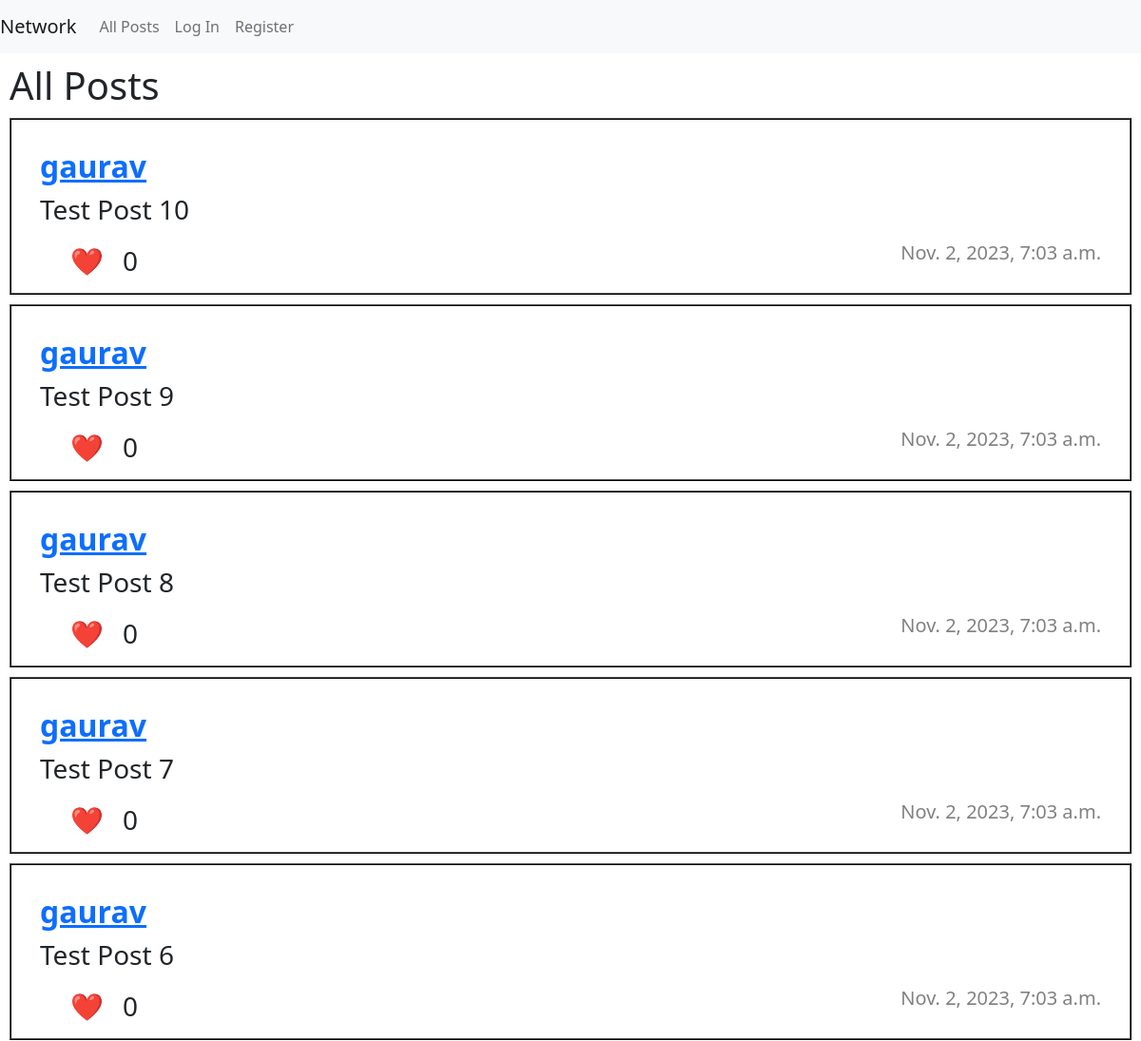
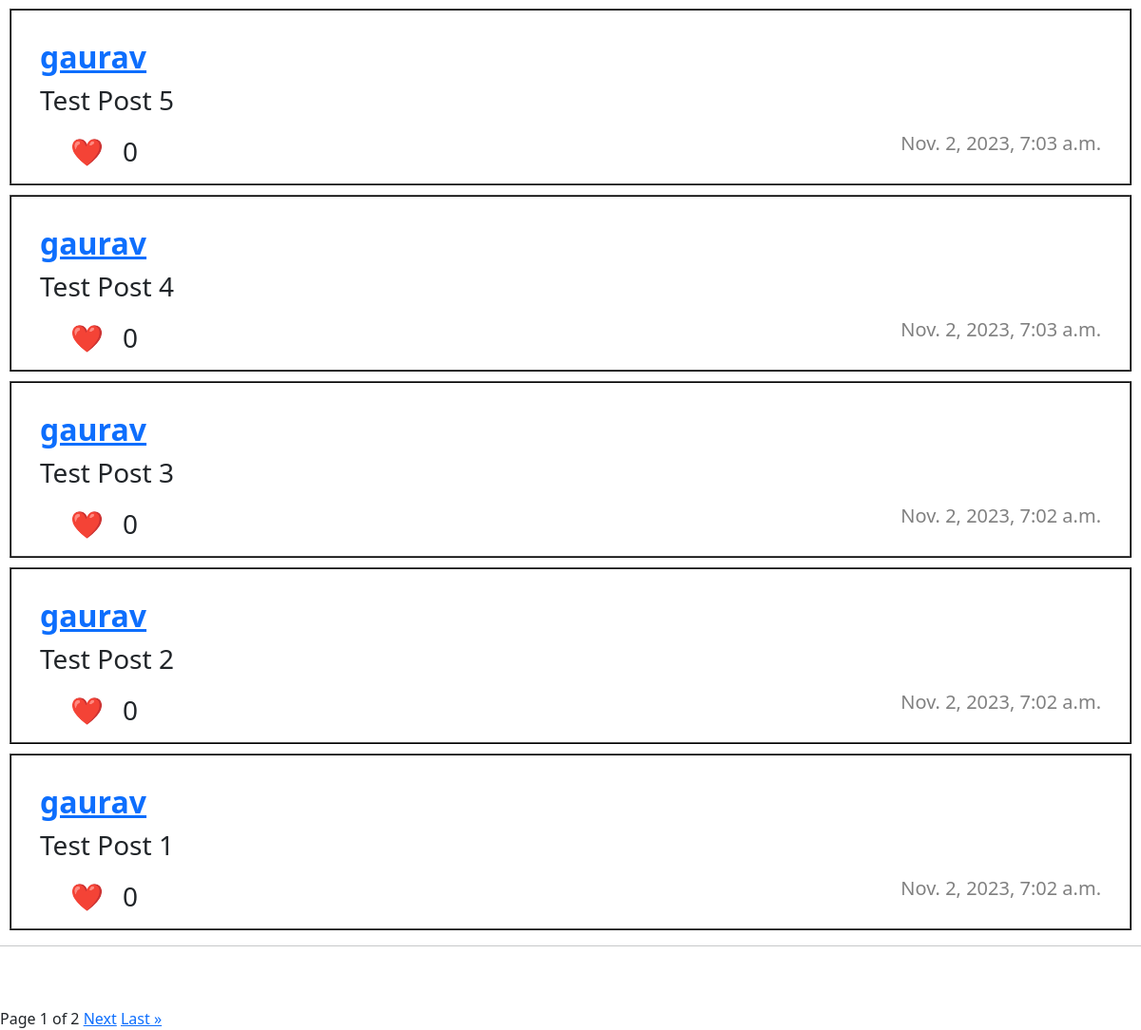
/, run on an earlier commit of the app's database (2 pictures, top to bottom).
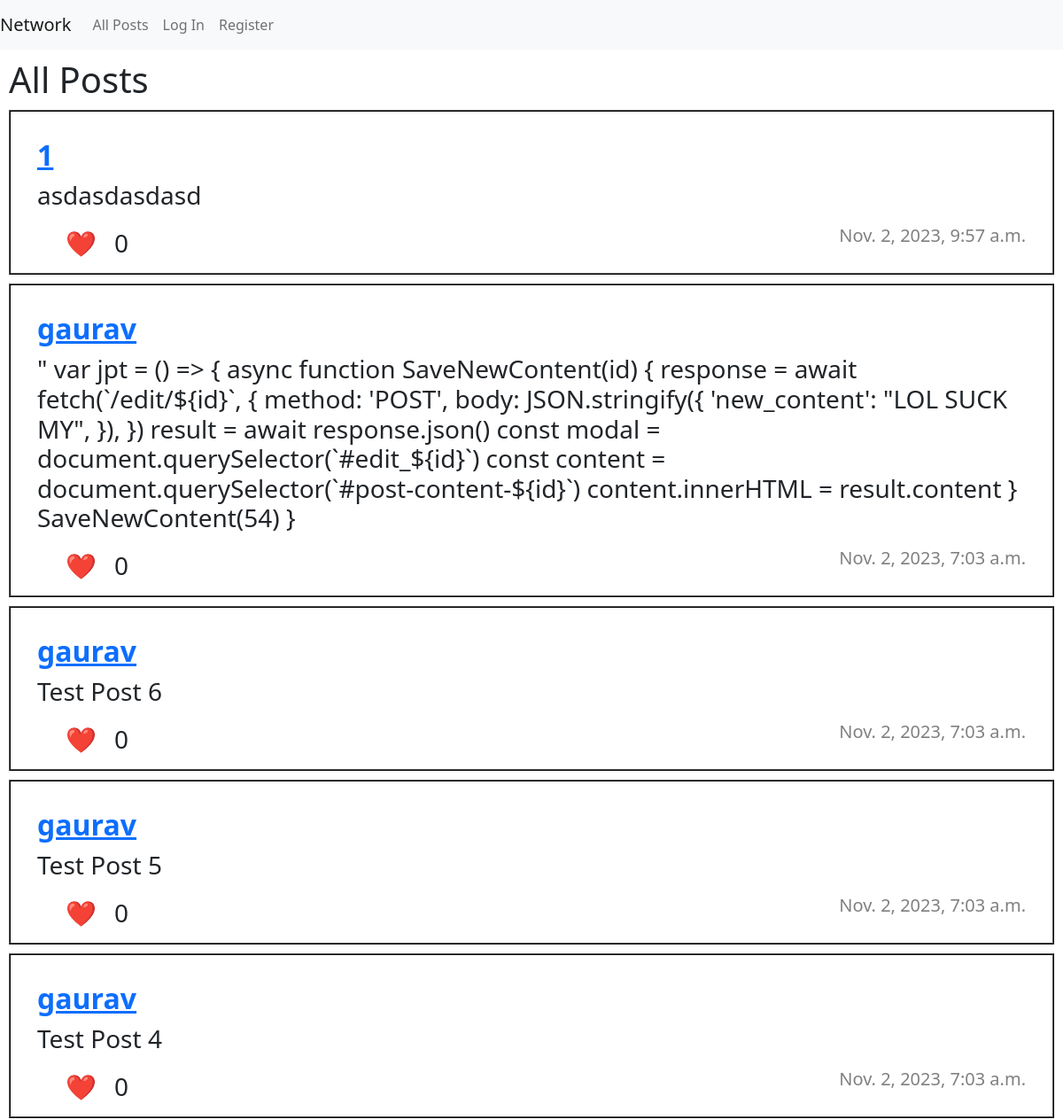
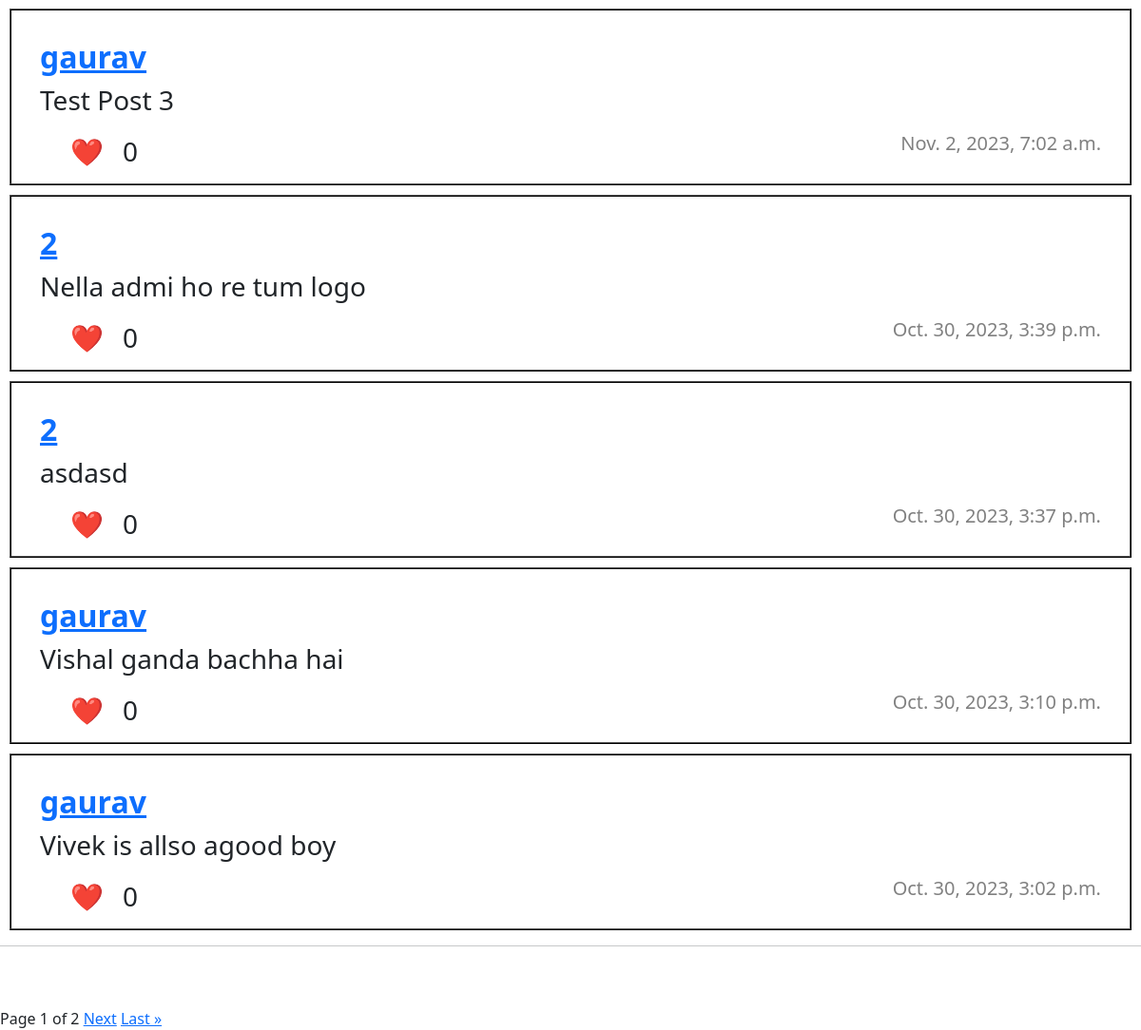
And on a later commit of the database (2 pictures, top to bottom).
### network/models.py (models this page shows, shortened)
class Post(models.Model):
    user = models.ForeignKey(User, on_delete=models.CASCADE)
    content = models.TextField()
    creation_date = models.DateTimeField(auto_now_add=True)
    likes = models.IntegerField(default=0)
    edited = models.BooleanField(default=False)
    likers = models.TextField(default="", null=True)

class User(AbstractUser):
    follower = models.TextField(default="", null=True)
    following = models.TextField(default="", null=True)
    pass

### network/views.py (the view)
# urls.py: path("", views.index, name="index"),
def index(request):
    posts = Post.objects.all().order_by('-creation_date')
    paginator = Paginator(posts, MAX_POSTS)
    page = request.GET.get('page')
    posts_paginator = paginator.get_page(page)
    return render(request, "network/index.html",{
       "posts" : posts,
       "page" : posts_paginator,
    })

### network/templates/network/index.html (shortened to what this page needs)
{% extends "network/layout.html" %}
{% load static %}
{% block body %}
<h1>All Posts</h1>
{% if posts %}
    {% for post in page %}
        <div class="post">
            <a href="{% url "userpage" post.user.id %}"><h2>{{ post.user.username }}</h2></a>
            <h3 id="post-content-{{post.id}}">{{ post.content }}</h3>
            <ul class="likeul">
                <li>
                    <h3 id="likeButton{{ post.id }}"><a onclick="likepost(`{{ post.id }}`)">❤️ </a></h3>
                </li>
                <li>
                    <h3 id="likes{{ post.id }}">{{ post.likes }}</h3>
                </li>
            </ul>
            <h5 style="text-align: right;">{{ post.creation_date }}</h5>
        </div>
    {% endfor %}
        {% else %}
            <center><h1 style="color: red; font-weight: Bolder; font-size: 900%;padding: 70px 0;">No posts :(</h1></center>
    {% endif %}
    <hr><br><br>
    <div class="pagination">
     <center>
     Page {{ page.number }} of {{page.paginator.num_pages}}
     {% if page.has_next %}
     <a href="?page={{ page.next_page_number }}">Next</a>
        <a href="?page={{ page.paginator.num_pages }}">Last &raquo</a>
     {% endif %}</center>
     <br></div>
{% endblock %}

What changed in the data, as far as the page shows it:
removed Post: user.username "gaurav", content "Test Post 10", likes "0", creation_date "Nov. 2, 2023, 7:03 a.m."
removed Post: user.username "gaurav", content "Test Post 8", likes "0", creation_date "Nov. 2, 2023, 7:03 a.m."
removed Post: user.username "gaurav", content "Test Post 7", likes "0", creation_date "Nov. 2, 2023, 7:03 a.m."
removed Post: user.username "gaurav", content "Test Post 2", likes "0", creation_date "Nov. 2, 2023, 7:02 a.m."
removed Post: user.username "gaurav", content "Test Post 1", likes "0", creation_date "Nov. 2, 2023, 7:02 a.m."
added Post: user.username "1", content "asdasdasdasd", likes "0", creation_date "Nov. 2, 2023, 9:57 a.m."
changed Post: content "Test Post 9" → "\" var jpt = () => { async function SaveNewContent(id) { response = await fetch(`/edit/${id}`, { method: 'POST', body: JSON.stringify({ 'new_content': \"LOL SUCK MY\", }), }) result = await response.json() const modal = document.querySelector(`#edit_${id}`) const content = document.querySelector(`#post-content-${id}`) content.innerHTML = result.content } SaveNewContent(54) }"
now on this page (row unchanged): Post: user.username "2", content "Nella admi ho re tum logo", likes "0", creation_date "Oct. 30, 2023, 3:39 p.m."
now on this page (row unchanged): Post: user.username "2", content "asdasd", likes "0", creation_date "Oct. 30, 2023, 3:37 p.m."
now on this page (row unchanged): Post: user.username "gaurav", content "Vishal ganda bachha hai", likes "0", creation_date "Oct. 30, 2023, 3:10 p.m."
now on this page (row unchanged): Post: user.username "gaurav", content "Vivek is allso agood boy", likes "0", creation_date "Oct. 30, 2023, 3:02 p.m."
